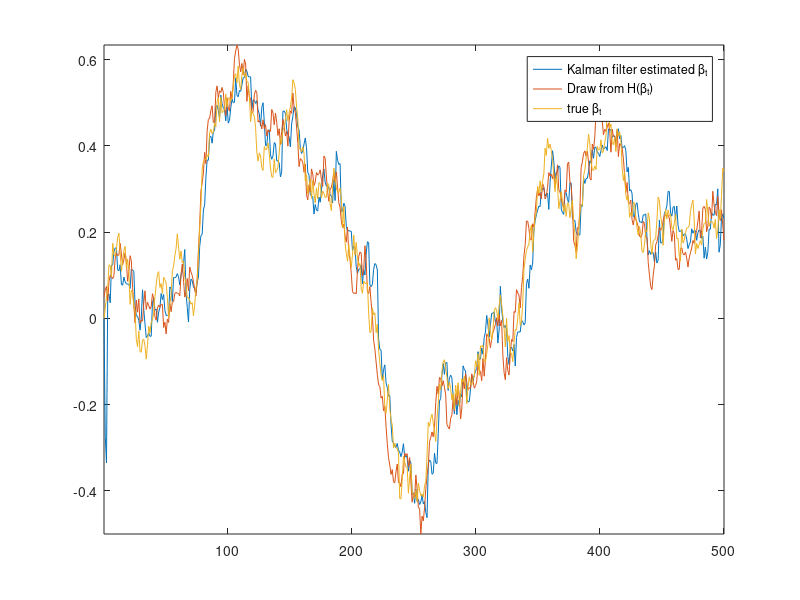

The MATLAB source for this figure:
clear
%% generate data for a state space model
%Y=Beta[t]*X+e1
%Beta[t]=mu+F*Beta[t-1]+e2
%var(e1)=R
%var(e2)=Q

t=500;
Q=0.001;
R=0.01;
F=1;  %these are fixed
mu=0;  %these are fixed
e1=randn(t,1)*sqrt(R);
e2=randn(t,1)*sqrt(Q);
Beta=zeros(t,1);
Y=zeros(t,1);
X=randn(t,1);
for j=2:t
    Beta(j,:)=Beta(j-1,:)+e2(j,:);
    Y(j)=X(j,:)*Beta(j,:)'+e1(j);
end

%% Step 1 Set up matrices for the Kalman Filter
beta0=zeros(1,1);   %state variable  b[0/0]
p00=1;          %variance of state variable p[0/0]
beta_tt=[];          %will hold the filtered state variable
ptt=zeros(t,1,1);    % will hold its variance

%initialise the state variable
beta11=beta0; 
p11=p00;


%% Step 2 Kalman Filter Estimation
for i=1:t
    x=X(i);

    %Prediction
beta10=mu+beta11*F';
p10=F*p11*F'+Q;
yhat=(x*(beta10)')';                                               
eta=Y(i,:)-yhat;
feta=(x*p10*x')+R;
%updating
K=(p10*x')*inv(feta);
beta11=(beta10'+K*eta')';
p11=p10-K*(x*p10);

ptt(i,:,:)=p11;
beta_tt=[beta_tt;beta11];

end
%%%%%%%%%%%end of Kalman Filter%%%%%%%%%%%%%%%%%%%%%%%%%%%%%%%%%%%%%%%%%%%%%%%%%%%


%% Carter and Kohn Backward recursion to calculate the mean and variance of the distribution of the state
%vector
beta2 = zeros(t,1);   %this will hold the draw of the state variable
wa=randn(t,1);

i=t;  %period t
p00=squeeze(ptt(i,:,:)); 
beta2(i,:)=beta_tt(i:i,:)+(wa(i:i,:)*chol(p00));   

%periods t-1..to 1

for i=t-1:-1:1
pt=squeeze(ptt(i,:,:));

bm=beta_tt(i:i,:)+(pt*F'*inv(F*pt*F'+Q)*(beta2(i+1:i+1,:)-mu-beta_tt(i,:)*F')')';  
pm=pt-pt*F'*inv(F*pt*F'+Q)*F*pt;  
beta2(i:i,:)=bm+(wa(i:i,:)*chol(pm));  
end

%% Plot
plot([beta_tt beta2 Beta])
axis tight
legend('Kalman filter estimated \beta_{t}','Draw from H(\beta_{t})','true \beta_{t}');